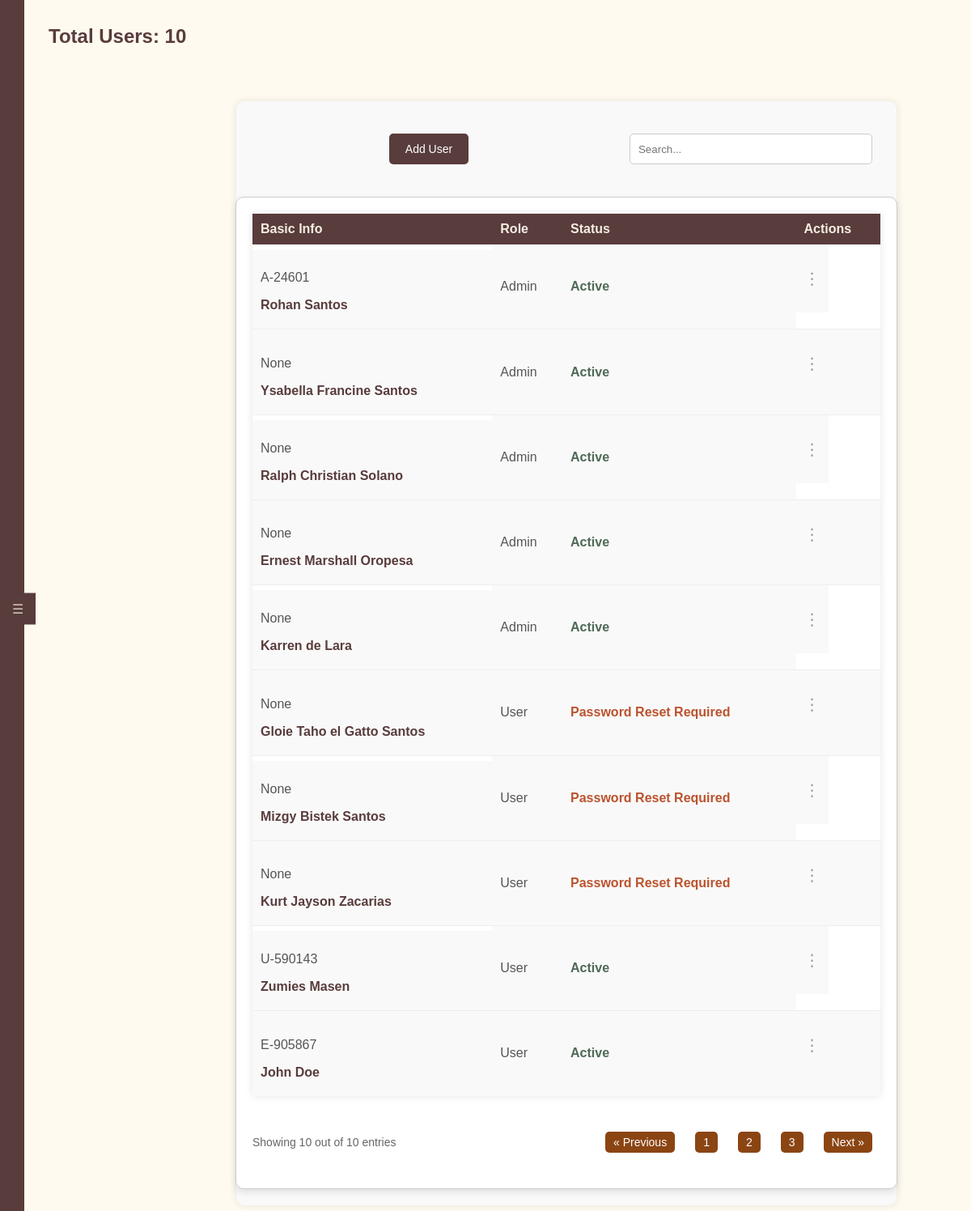
Page /users (signed in) on the committed database.
### tables this page shows
CREATE TABLE "users" (
	"user_id"	INTEGER,
	"userstat_id"	INTEGER,
	"role_id"	INTEGER NOT NULL,
	"user_number"	TEXT,
	"username"	TEXT NOT NULL,
	"first_name"	TEXT,
	"last_name"	TEXT,
	"middle_name"	TEXT,
	"email"	TEXT NOT NULL,
	"password_hash"	TEXT NOT NULL,
	"date_created"	DATE,
	"is_locked"	BOOLEAN DEFAULT 0,
	"failed_attempts"	INTEGER DEFAULT 0,
	"otp"	TEXT,
	"otp_attempts"	INTEGER DEFAULT 0,
	"otp_expiry"	TIMESTAMP,
	UNIQUE("email"),
	UNIQUE("username"),
	FOREIGN KEY("userstat_id") REFERENCES "userStatus"("userstat_id"),
	FOREIGN KEY("role_id") REFERENCES "Roles"("role_id"),
	PRIMARY KEY("user_id")
);

CREATE TABLE "Roles" (
	"role_id"	INTEGER,
	"role_name"	TEXT NOT NULL,
	PRIMARY KEY("role_id" AUTOINCREMENT)
);

CREATE TABLE "userStatus" (
	"userstat_id"	INTEGER NOT NULL UNIQUE,
	"userStatus"	TEXT NOT NULL,
	PRIMARY KEY("userstat_id" AUTOINCREMENT)
);

### app.py (the view)
@app.route('/users')
@role_required([1])  # Only admin can access
def users():
    conn = get_db_connection()
    users = conn.execute('''
        SELECT u.user_id, u.first_name || " " || u.last_name AS name, u.date_created, r.role_name AS role, us.userStatus AS status, u.user_number
        FROM users u
        JOIN roles r ON u.role_id = r.role_id
        JOIN userStatus us ON u.userstat_id = us.userstat_id
    ''').fetchall()
    total_users = conn.execute('SELECT COUNT(*) as count FROM users').fetchone()['count']
    roles = conn.execute('SELECT role_id, role_name FROM roles').fetchall()
    statuses = conn.execute('SELECT userstat_id, userStatus FROM userStatus').fetchall()
    conn.close()
    user_number = session.get('user_number')
    current_time = datetime.now().strftime("%Y-%m-%d %H:%M:%S")
    log_activity(f'{user_number} {current_time}: Accessed users page')
    return render_template('users.html', users=users, total_users=total_users, roles=roles, statuses=statuses)

### app.py (called while the page is built)
def role_required(roles):
    def decorator(f):
        @wraps(f)
        def decorated_function(*args, **kwargs):
            if 'role_id' not in session:
                flash('You need to be logged in to access this page.')
                return redirect(url_for('login'))
            user_role_id = session['role_id']
            if user_role_id not in roles:
                flash('You do not have permission to access this page.')
                return redirect(url_for('dashboard'))
            return f(*args, **kwargs)
        return decorated_function
    return decorator

def get_db_connection():
    conn = sqlite3.connect(app.config['DATABASE'], timeout=30)
    conn.execute('PRAGMA journal_mode=WAL')
    conn.row_factory = sqlite3.Row
    return conn

def log_activity(activity):
    user_number = session.get('user_number')  # Assuming you store the user's number in the session
    user_name = session.get('first_name')  # Assuming you store the user's name in the session
    current_time = datetime.now().strftime("%Y-%m-%d %H:%M:%S")
    log_message = f"{user_number} {current_time}: {activity}"
    conn = get_db_connection()
    conn.execute('INSERT INTO user_logs (user_number, user_name, activity) VALUES (?, ?, ?)', (user_number, user_name, log_message))
    conn.commit()
    conn.close()

### templates/users.html (shortened to what this page needs)
<!DOCTYPE html>
<html lang="en">
<head>
    <link rel="stylesheet" href="{{ url_for('static', filename='styles.css') }}">
</head>
<body class="users-page">
    <div class="sidebar-tab" id="sidebarTab">☰</div>
    <div id="sidebar" class="sidebar">
        <ul>
            <li><a href="{{ url_for('dashboard') }}">Dashboard</a></li>
            <li><a href="{{ url_for('profile') }}">Profile</a></li>
            <li><a href="{{ url_for('users') }}">Users</a></li>
            <li><a href="{{ url_for('treatments') }}">Treatment</a></li>
            <li><a href="{{ url_for('maintenance') }}">Maintenance</a></li>
            <li><a href="{{ url_for('inventory') }}">Inventory</a></li>
            <li><a href="{{ url_for('reports') }}">Reports</a></li>
            <li><a href="{{ url_for('payments') }}">Payments</a></li>
            <br><br><br><br><br><br>
            <li><a href="{{ url_for('help') }}">Help</a></li>
            <li><a href="{{ url_for('about') }}">About</a></li>
            <li><a href="{{ url_for('logout') }}">Logout</a></li>
        </ul>
    </div>
    <header>
        <div class="header-left">
            <h1 class="total-users-count">Total Users: {{ total_users }}</h1>
        </div>
    </header>
    <div class="main-content">
        <div class="container">
            <div class="header-actions">
                <button class="add-user-btn" onclick="openModal('userModal')">Add User</button>
                <form class="search-form" onsubmit="event.preventDefault();">
                    <input type="text" id="searchInput" placeholder="Search..." onkeyup="searchUsers()">
                </form>
            </div>
            <div class="table-container">
                <table class="user-table">
                    <thead>
                        <tr>
                            <th>Basic Info</th>
                            <th>Role</th>
                            <th>Status</th>
                            <th>Actions</th>
                        </tr>
                    </thead>
                    <tbody id="userTableBody">
                        {% for user in users %}
                        <tr data-user-id="{{ user.user_id }}">
                            <td class="user-info">
                                <p>{{ user.user_number }}</p>
                                <a href="#" class="name" onclick="viewUser({{ user.user_id }})">{{ user.name }}</a>
                            </td>
                            <td>{{ user.role }}</td>
                            <td class="status {% if user.status == 'Active' %}status-active{% elif user.status == 'Inactive' %}status-inactive{% elif user.status == 'Suspended' %}status-suspended{% elif user.status == 'Banned' %}status-banned{% elif user.status == 'Password Reset Required' %}status-password-reset{% elif user.status == 'Locked' %}status-locked{% endif %}">{{ user.status }}</td>
                            <td class="dropdown">
                                <button class="ellipsis-btn">⋮</button>
                            </td>
                        </tr>
                        {% endfor %}
                    </tbody>
                </table>
                <div class="pagination">
                    <div class="entries">
                        Showing {{ users|length }} out of {{ total_users }} entries
                    </div>
                    <ul class="page-numbers">
                        <li><a href="#">&laquo; Previous</a></li>
                        <li><a href="#">1</a></li>
                        <li><a href="#">2</a></li>
                        <li><a href="#">3</a></li>
                        <li><a href="#">Next &raquo;</a></li>
                    </ul>
                </div>
            </div>
        </div>
    </div>
</body>
</html>

### templates/users.html (style rules this page uses)
.total-users-count { color: #593C3C; }

### rows in the picture
users: user_number "A-24601", name "Rohan Santos", role "Admin", status "Active"
users: user_number "None", name "Ysabella Francine Santos", role "Admin", status "Active"
users: user_number "None", name "Ralph Christian Solano", role "Admin", status "Active"
users: user_number "None", name "Ernest Marshall Oropesa", role "Admin", status "Active"
users: user_number "None", name "Karren de Lara", role "Admin", status "Active"
users: user_number "None", name "Gloie Taho el Gatto Santos", role "User", status "Password Reset Required"
users: user_number "None", name "Mizgy Bistek Santos", role "User", status "Password Reset Required"
users: user_number "None", name "Kurt Jayson Zacarias", role "User", status "Password Reset Required"
users: user_number "U-590143", name "Zumies Masen", role "User", status "Active"
users: user_number "E-905867", name "John Doe", role "User", status "Active"

### other values in the picture
{{ total_users }} "10"
{{ users|length }} "10"
